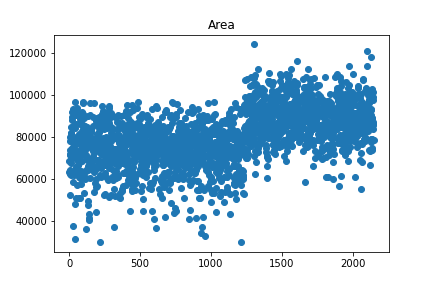
#> input picture Pistachio_Dataset/picture/0.png, 432 x 288 px; its folder holds only this picture in this run
$ jupyter execute --allow-errors main.ipynb   (older library calls are emulated)
#> lines starting #> are read from the running program, lines starting #| are printed output that depends on the picture
[cell 1]
from fileload import *
import numpy as np
import pandas as pd
import matplotlib.pyplot as plt

#> (a cell that did not finish here is left out)

[cell 3]
# # 查看数据集行列数
# print(data.shape)
# # 查看数据集各个变量的类型
# print(data.dtypes)
# # 查看数据的描述性统计
# print(data.describe())
# # 查看数据是否存在缺失值
# print(data.isnull())

[cell 4]
# print(type(data))
# # 查看列索引
# print(data.columns)
# # 查看某一列索引的值
# print(data['Area'])

#> (a cell that did not finish here is left out)

从上图可以看出，有些特征的数据分布有明显的差异，下面将计算29个特征之间的皮尔逊相关性系数，来进一步验证

[cell 6]
# [8 lines of commented-out code are left out]

[cell 7]
# 将data的类转换为0 1
# 首先取得所有的类型，放入列表中
Class_list = []
#> (the rest of this cell did not finish here and is left out)

[cell 8]
# # 测试修改data的某个值的代码
# print(data['Class'][0])
# data.loc[0,'Class'] = 1
# print(data.loc[0,'Class'])
# print(type(data.loc[0,'Class']))

#> (a cell that did not finish here is left out)

[cell 10]
# 计算皮尔逊系数
Series_list = []
#> (the rest of this cell did not finish here and is left out)

[cell 11]
x_num = []
#> (the rest of this cell did not finish here and is left out)

[cell 12]
import seaborn as sns
#> (the rest of this cell did not finish here and is left out)

上图即为29个特征之间的皮尔逊相关系数，可以明显看出与Class相关的几个特征，将特征名称与上面的数据分布图做对比，结果显示，上图数据区间具有明显差异的几个特征和与Class相关度高的特征高度重合，可以将这几个特征作为重点

[cell 13]
#图片拼接
import PIL.Image as Image
import os

IMAGES_PATH = r'./Pistachio_Dataset/picture/'  # 图片集地址
IMAGES_FORMAT = ['.png', '.PNG']  # 图片格式
IMAGE_SIZE = 1000  # 每张小图片的大小
IMAGE_ROW = 6  # 图片间隔，也就是合并成一张图后，一共有几行
IMAGE_COLUMN = 5  # 图片间隔，也就是合并成一张图后，一共有几列
IMAGE_SAVE_PATH = r'./Pistachio_Dataset/total.png'  # 图片转换后的地址

# 获取图片集地址下的所有图片名称
image_names = [name for name in os.listdir(IMAGES_PATH) for item in IMAGES_FORMAT if os.path.splitext(name)[1] == item]

# 简单的对于参数的设定和实际图片集的大小进行数量判断
# if len(image_names) != IMAGE_ROW * IMAGE_COLUMN:
#     raise ValueError("合成图片的参数和要求的数量不能匹配！")


# 定义图像拼接函数
def image_compose():
    to_image = Image.new('RGB', (IMAGE_COLUMN * IMAGE_SIZE, IMAGE_ROW * IMAGE_SIZE))  # 创建一个新图
#> to_image: PIL image 5000x6000 RGB; every value is 0
    # 循环遍历，把每张图片按顺序粘贴到对应位置上
    for y in range(1, IMAGE_ROW + 1):
        for x in range(1, IMAGE_COLUMN + 1):
            try:
                from_image = Image.open(IMAGES_PATH + image_names[IMAGE_COLUMN * (y - 1) + x - 1]).resize((IMAGE_SIZE, IMAGE_SIZE), Image.ANTIALIAS)
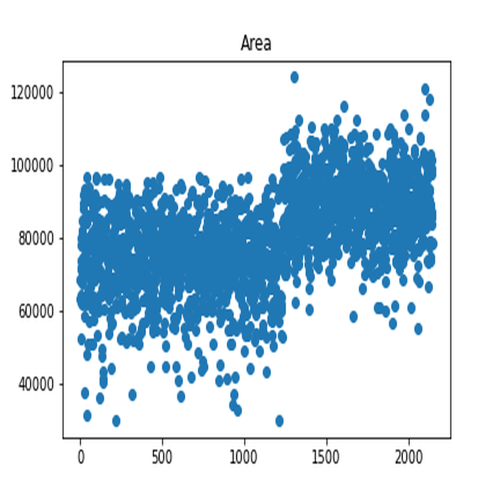
#> from_image: PIL image 1000x1000 RGBA (shown at 1/2 size); mean R, G, B, A 202.7, 221.7, 234.9, 255
            except BaseException:
                continue

            to_image.paste(from_image, ((x - 1) * IMAGE_SIZE, (y - 1) * IMAGE_SIZE))
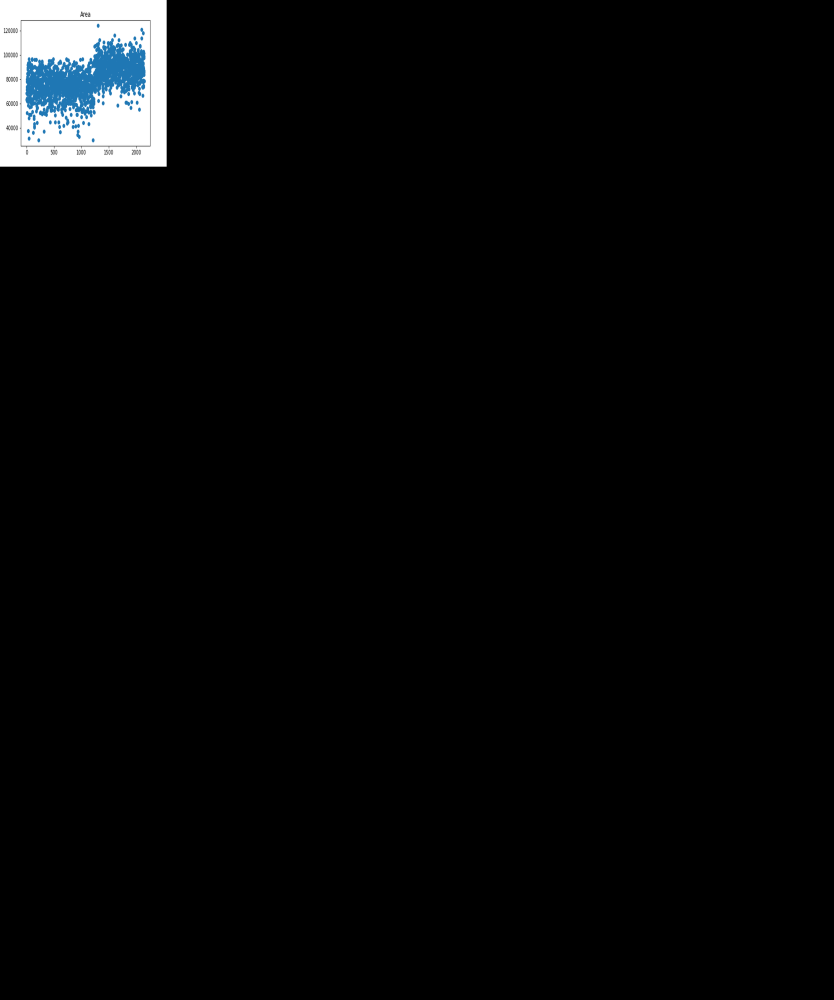
#> to_image: PIL image 5000x6000 RGB (shown at 1/6 size); mean R, G, B 6.8, 7.4, 7.8
    return to_image.save(IMAGE_SAVE_PATH)  # 保存新图


image_compose()  # 调用函数
